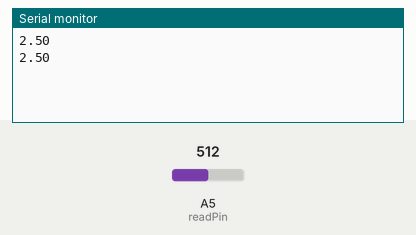
Recording of a program running on a simulated Arduino Mega 2560, built with avr-gcc and run on an emulated ATmega2560. On the bench: the last lines printed to the serial monitor. The test bench sets the inputs (shaded band); at power-on: A5 (readPin) = 512.

Above: at 1.8 s.
1.9 s: A5 (readPin) set to 716
At 2.8 s:
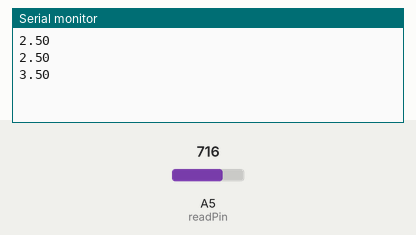
3.4 s: A5 (readPin) set to 900
At 4.5 s:
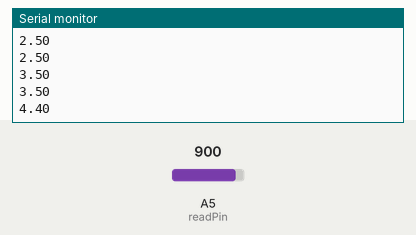
Timing chart, 0 to 6.4 s (numbered marks = the images above; inputs shaded):
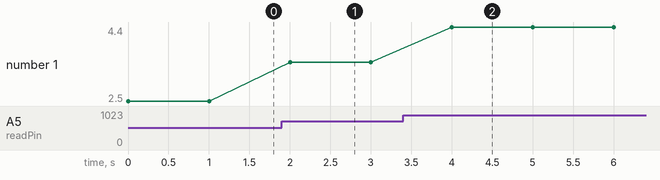

The program:

main.cpp
```cpp
#include <Arduino.h>

// put function declarations here:
int myFunction(int, int);

int readPin = A5;
float calcVal = 0;

void setup() {
  // put your setup code here, to run once:
  //pinMode(9,OUTPUT); //green
  //pinMode(3,OUTPUT); //red
  //pinMode(6,OUTPUT); //yellw

  pinMode(readPin, INPUT);
  Serial.begin(9600);

}

void loop() {
  // put your main code here, to run repeatedly:
  // Project 2: Simple Flashing LED Light
  //digitalWrite(7, HIGH);
  //delay(1000);
  //digitalWrite(7, LOW);
  //delay(1000);

  // Project 3: Traffic Lights
  // digitalWrite(9, HIGH);
  // delay(3000);
  // digitalWrite(9, LOW);
  // digitalWrite(6, HIGH);
  // delay(3000);
  // digitalWrite(6, LOW);
  // digitalWrite(3, HIGH);
  // delay(3000);
  // digitalWrite(3, LOW);

  // Project 4: Analog Pins
  //analogWrite(redPin, 255);
  //delay(1000);
  //analogWrite(redPin, 40);
  //delay(1000);

  // Project 5: Voltmeter
  //Serial.println(analogRead(readPin));
  //delay(1000);

  // Project 6: Potentiometer
  calcVal = (5.0/1023) * (analogRead(readPin));
  Serial.println(calcVal);
  delay(1000);


}

// put function definitions here:
int myFunction(int x, int y) {
  return x + y;
}
```

Measured:
- after the input at 1.9 s, the serial monitor: prints a new line after 0.10 s (image 1)
- after the input at 3.4 s, the serial monitor: prints a new line after 0.60 s (image 2)
- plotted number 1: 2.5 → 3.5 after the input at 1.9 s, 3.5 → 4.4 after the input at 3.4 s
